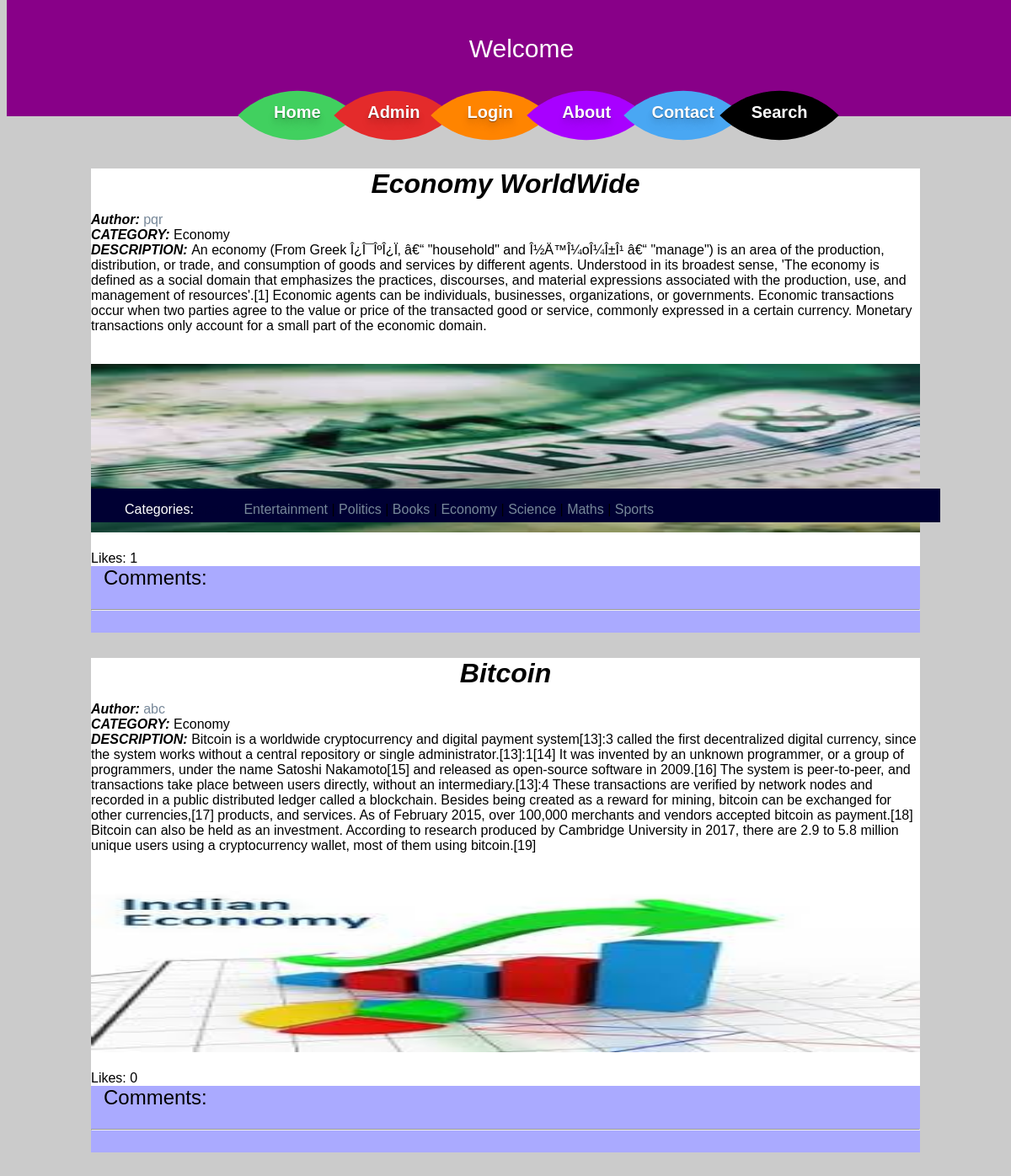
Page /files/economy.php on the committed database.
### tables this page shows
CREATE TABLE `blog_master` (
  `blog_id` int(10) UNSIGNED NOT NULL,
  `blogger_id` int(11) NOT NULL,
  `blog_title` varchar(255) NOT NULL,
  `blog_desc` text NOT NULL,
  `blog_category` varchar(255) NOT NULL,
  `blog_author` varchar(255) NOT NULL,
  `blog_is_active` varchar(255) NOT NULL DEFAULT 'active',
  `creation_date` datetime NOT NULL DEFAULT CURRENT_TIMESTAMP,
  `update_date` datetime NOT NULL DEFAULT CURRENT_TIMESTAMP,
  `Name` varchar(255) NOT NULL,
  `img` text NOT NULL
);

### files/economy.php (the view, shortened to what this page needs)
<!DOCTYPE html>
<html>
<head>
<link rel="stylesheet" href="css/style.css" />
</head>
<body>
<div class="header"><center>
<div class="welcome"><p>Welcome </p></div>
</center>
	<nav>
  <ul class="top-menu">
    <li><a href="blog.php">Home</a><div class="menu-item" id="home"></div></li>
    <li><a href="admin.php">Admin</a><div class="menu-item" id="cataloge"></div></li>
    <li><a href="login.php">Login</a><div class="menu-item" id="price"></div></li>
    <li><a href="about.php">About</a><div class="menu-item" id="about"></div></li>
    <li><a href="contact.php">Contact</a><div class="menu-item" id="contact"></div></li>
		<li><a href="search.php">Search</a><div class="menu-item" id="search"></div></li>
  </ul>
	</nav>
</div>
<div class="container">
<div class="row">
		      <div class="col s12 m8 l8">
<?php
require('db.php');
$sql = "SELECT blog_id,blog_title,blog_desc,blog_category,blog_author,blog_is_active,creation_date,Name,img FROM blog_master WHERE blog_category='Economy' order by creation_date Desc";
$result =mysqli_query($connection, $sql);
?>
<?php
while($row =mysqli_fetch_assoc($result))
{
	if($row['blog_is_active']==1)
	{
	?>
   <div class="post-index z-depth-1">
		 <?php
		 		 echo
		 		 "<p style=\" font-size: 2em; text-align:center; margin:0px; \"><i><b>{$row['blog_title']}</i></b></p> ".
		      "<i><b>Author: </i></b><a href='blogger.php?id=".$row['blog_author']."'>{$row['blog_author']}</a><br>".
		 		 "<i><b>CATEGORY: </i></b>{$row['blog_category']} <br> ".
		 		 "<i><b>DESCRIPTION: </i></b>{$row['blog_desc']} <br>";
		 		 echo "<br> <br>";
		 		 $image_name=$row['Name'];
		 			$image_path=$row['img'];
		 			echo "<img src=../".$image_name."/".$image_path." height=200 width=100%><br>";
		 		 echo "<br/>";
		 		 $like_count = "SELECT count(blog_id) as count_likes from likes where blog_id = ".$row['blog_id'];
		 		 $result_likes = mysqli_query($connection, $like_count);
		 		 $row_cnt = mysqli_fetch_assoc($result_likes);
		 		 echo ("Likes: " .$row_cnt['count_likes']);
		 		 echo " <div style=\"padding:0px; margin:0px; background:#AAAAFF \"> ";
		 		 echo "<p style= \" font-size:1.5em; margin:0px;\">Comments: </p>";
		 		 echo "<hr>";
		 		 echo "<br></div>";
		 ?>
</div>
<?php
}
}
?>
	      </div>
<div class="menuone">
		      	<div class="menutwo">
		      		<div>
		      			<ul class="footermenu">
						   <font color="white">Categories: </font><font color="#003">spaces</font>
					       <a href="entertainment.php" class="collection-item">Entertainment</a> |
					        <a href="politics.php" class="collection-item">Politics</a> |
					        <a href="books.php" class="collection-item">Books</a> |
					        <a href="economy.php" class="collection-item">Economy</a> |
					        <a href="science.php" class="collection-item">Science</a> |
					        <a href="maths.php" class="collection-item">Maths</a> |
							<a href="sports.php" class="collection-item">Sports</a>
					      </ul>
		      		</div>
		      	</div>
		      </div>
		    </div>
        </div>
</body>
</html>

### files/css/style.css (style rules this page uses)
body { font-family:Arial, Sans-Serif; background:#cbcbcb; }
a { color:#789; text-decoration:none; }
nav { width: 960px; height: 10px; margin: 10px auto; text-align: center; }
.top-menu li { display: inline-block; text-align: center; margin: 30px 5px; position: relative; -webkit-transition: all 0.3s ease; -moz-transition: all 0.3s ease; -o-transition: all 0.3s ease; }
.top-menu li a { width: 100px; height: 100px; z-index: 9999; position: absolute; top: 35px; font-weight: bold; display: block; text-decoration: none; font-size: 20px; color: #fff; text-shadow: 0px 1px 1px rgba(0,0,0,0.4), 0px 4px 6px rgba(0,0,0,0.1), 0px 9px 11px rgba(0,0,0,0.1); -webkit-transition: all 0.1s linear; -moz-transition: all 0.1s linear; -o-transition: all 0.1s linear; }
.top-menu li div.menu-item { width: 100px; height: 100px; display: block; -webkit-transition: all 0.2s ease; -moz-transition: all 0.2s ease; -o-transition: all 0.2s ease; -webkit-border-top-left-radius: 100px; -webkit-border-bottom-right-radius: 100px; -moz-border-radius-topleft: 100px; -moz-border-radius-bottomright: 100px; border-top-left-radius: 100px; border-bottom-right-radius: 100px; -webkit-transform: rotate(45deg); -moz-transform: rotate(45deg); -o-transform: rotate(45deg); }
#home { background: #41D05F; }
#cataloge { background: #E42B2B; }
#price { background: #ff8400; }
#about { background: #a800ff; }
#contact { background: #49a7f3; }
#search { background: #000000; }
.welcome { height:0px; font-size:30px; color:white; }
.header { background:#808; position: fixed; height: 116px; margin-left:0px; padding:11px; top: 0; width: 100%; z-index: 100; }
.container { margin: 100px; margin-top:200px; }
.post-index { background-color: white; margin-bottom: 30px; }
.post-index p { padding-left: 15px; padding-right: 15px; padding-bottom: 15px; }
.menuone { background:#003; position: fixed; height: 20px; margin-top:580px ; margin-bottom:0px; padding-bottom:20px; top: 0; width: 84%; z-index: 100; }

### rows in the picture
blog_master: blog_title "Economy WorldWide", blog_author "pqr", blog_category "Economy", blog_desc "An economy (From Greek Î¿Î¯ÎºÎ¿Ï‚ â€“ \"household\" and Î½Ä™Î¼oÎ¼Î±Î¹ â€“ \"manage\") is an area of the production, distribution, or trade, and consumption of goods and services by different agents. Understood in its broadest sense, 'The economy is defined as a social domain that emphasizes the practices, discourses, and material expressions associated with the production, use, and management of resources'.[1] Economic agents can be individuals, businesses, organizations, or governments. Economic transactions occur when two parties agree to the value or price of the transacted good or service, commonly expressed in a certain currency. Monetary transactions only account for a small part of the…", Name+img (picture), count_likes "1"
blog_master: blog_title "Bitcoin", blog_author "abc", blog_category "Economy", blog_desc "Bitcoin is a worldwide cryptocurrency and digital payment system[13]:3 called the first decentralized digital currency, since the system works without a central repository or single administrator.[13]:1[14] It was invented by an unknown programmer, or a group of programmers, under the name Satoshi Nakamoto[15] and released as open-source software in 2009.[16] The system is peer-to-peer, and transactions take place between users directly, without an intermediary.[13]:4 These transactions are verified by network nodes and recorded in a public distributed ledger called a blockchain. Besides being created as a reward for mining, bitcoin can be exchanged for other currencies,[17] products, and…", Name+img (picture), count_likes "0"
